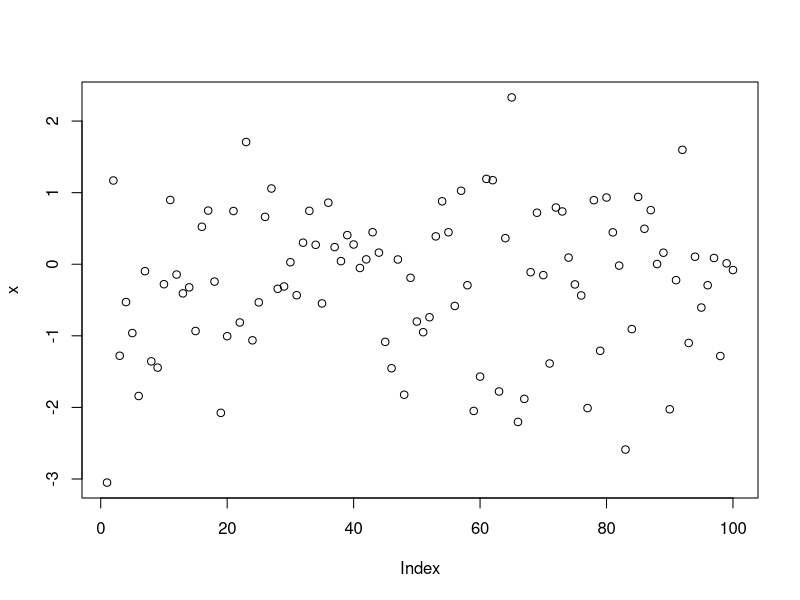

R code for this plot: (Note: this script raises an error after producing the figure.)
## ---- chunk 1
10^2 + 26
## ---- chunk 2
a <- 4
a
## ---- chunk 3
a*5
## ---- chunk 4
a
## ---- chunk 5
a <- a + 10
a
## ---- chunk 6
rm(list=ls())
## ---- chunk 7
b=c(3,4,5)
b
## ---- chunk 8
(3+4+5)/3
## ---- chunk 9
mean(x=b)
## ---- chunk 10
mean(b)
## ---- chunk 11
# rnorm() は、ランダム分布からランダムサンプルを生成する関数です。

x <- rnorm(100)

# plot() をチャート化する基本的な関数です。

plot(x)
## ---- chunk 12
j <- c(1,2,NA)
## ---- chunk 13
max(j)

## ---- chunk 14
max(j, na.rm=T)
## ---- chunk 15
sum(j)
# 比べてみましょう。
sum(j, na.rm=T)
## ---- chunk 16
m <- "apples"
m
## ---- chunk 17
n <- pears
## ---- chunk 18
m + 2
## ---- chunk 19
date1 <- strptime(c("20100225230000", "20100226000000", "20100226010000"), format="%Y%m%d%H%M%S")
date1
## ---- chunk 20
# lubridateパッケージをインストールしていない場合は、以下の行のコメントを外して実行してください。

# install.packages("lubridate")

library(lubridate)

date1 <- ymd_hms(c("20100225230000", "20100226000000", "20100226010000"))
## ---- chunk 21
sample_df <- data.frame(id=c(1001,1002,1003,1004), name=c("Steve", "Pam", "Jim", "Dwight"), age=c(26, 65, 15, 7), race=c("White", "Black", "White", "Hispanic"))
sample_df$race <- factor(sample_df$race)
sample_df$id <- factor(sample_df$id)
sample_df$name <- as.character(sample_df$name)
## ---- chunk 22
str(sample_df)
## ---- chunk 23
levels(sample_df$race)
## ---- chunk 24
summary(sample_df$race)
## ---- chunk 25
sample_df$race
as.character(sample_df$race)
## ---- chunk 26
sample_df$name
factor(sample_df$name)
## ---- chunk 27
sample_df$id
as.numeric(sample_df$id)
## ---- chunk 28
sample_df$id
as.numeric(as.character(sample_df$id))
## ---- chunk 29
percent_change <- function(first_number, second_number) {
  pc <- (second_number-first_number)/first_number*100
  return(pc)
}

percent_change(100,150)
## ---- chunk 30
percent_change("what", "happens")
